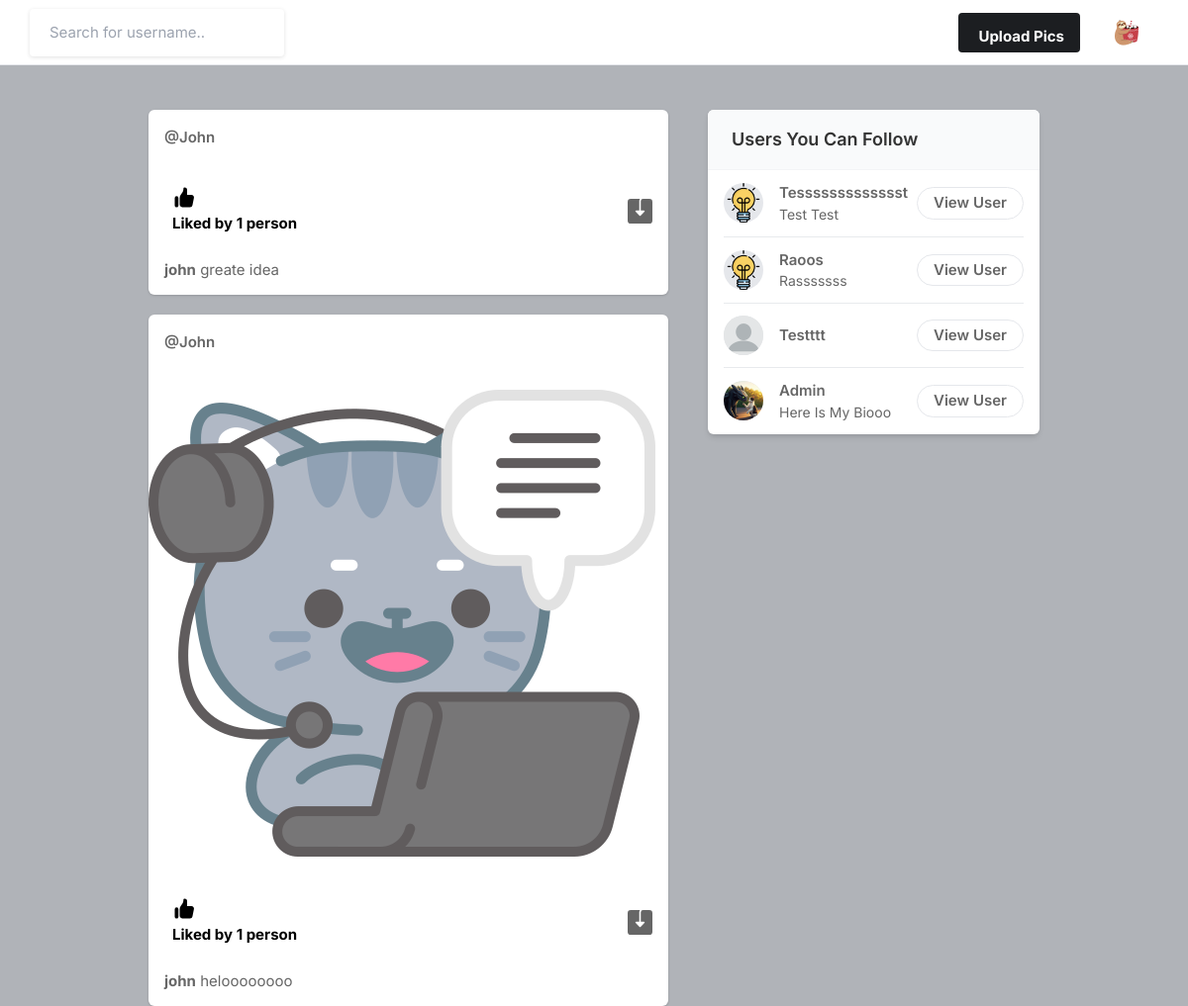
Screenshot of / (signed in) with the database file from the repository.
### core/models.py (models this page shows, shortened)
class Profile(models.Model):
    user = models.ForeignKey(User, on_delete=models.CASCADE)
    id_user = models.IntegerField()
    bio = models.TextField(blank=True)
    profileimg = models.ImageField(upload_to='profile_images', default='blank-profile-picture.png')
    location = models.CharField(max_length=100, blank=True)

class Post(models.Model):
    id = models.UUIDField(primary_key=True, default=uuid.uuid4)
    user = models.CharField(max_length=100)
    image = models.ImageField(upload_to='post_images')
    caption = models.TextField()
    created_at = models.DateTimeField(default=datetime.now)
    no_of_likes = models.IntegerField(default=0)

### core/views.py (the view)
# urls.py: path('', views.index, name='index'),
@login_required(login_url='signin')
def index(request):
    user_object = User.objects.get(username=request.user.username)
    user_profile = Profile.objects.get(user=user_object)
    user_following_list = []
    feed = []
    user_following = FollowersCount.objects.filter(followers=request.user.username)
    for users in user_following:
        user_following_list.append(users.user)
    for usernames in user_following_list:
        feed_lists = Post.objects.filter(user=usernames)
        feed.append(feed_lists)
    feed_list = list(chain(*feed))
    all_users = User.objects.all()
    user_following_all = []
    for users in user_following:
        user_list = User.objects.get(username=users.user)
        user_following_all.append(user_list)
    new_suggestions_list = [x for x in list(all_users) if (x not in list(user_following_all))]
    current_user = User.objects.filter(username=request.user.username)
    final_suggestions_list = [x for x in list(new_suggestions_list) if (x not in list(current_user))]
    random.shuffle(final_suggestions_list)
    username_profile = []
    username_profile_list = []
    for user in final_suggestions_list:
        username_profile.append(user.id)
    for ids in username_profile:
        profile_lists = Profile.objects.filter(id_user=ids)
        username_profile_list.append(profile_lists)
    suggestions_username_profile_list = list(chain(*username_profile_list))
    return render(request, 'index.html', {'user_profile': user_profile, 'posts': feed_list, 'suggestions_username_profile_list': suggestions_username_profile_list[:4]})

### templates/index.html (shortened to what this page needs)
{% load static %}
<!DOCTYPE html>
<html lang="en">
<head>
    <link rel="stylesheet" href="{% static 'assets/css/icons.css' %}">
    <link rel="stylesheet" href="{% static 'assets/css/uikit.css' %}">
    <link rel="stylesheet" href="{% static 'assets/css/style.css' %}">
    <link rel="stylesheet" href="{% static 'assets/css/tailwind.css' %}">
</head>
<body>
            <header>
                <div class="header_inner">
                    <form action="/search" method="POST">
                    <div class="left-side">
                            <input type="text" name="username" placeholder="Search for username..">&nbsp; &nbsp;
                            <button type="submit"> <i class="uil-search"></i> </button>
                    </div>
                    </form>
                    <div class="right-side lg:pr-4">
                        <a href="#"
                            class="bg-pink-500 flex font-bold hidden hover:bg-pink-600 hover:text-white inline-block items-center lg:block max-h-10 mr-4 px-4 py-2 rounded shado text-white">
                              Upload Pics
                        </a>
                        <a href="#">
                            <img src="{{user_profile.profileimg.url}}" class="header-avatar" alt="">
                        </a>
                    </div>
                </div>
            </header>
            <div class="container m-auto">
                <div class="lg:flex justify-center lg:space-x-10 lg:space-y-0 space-y-5">
                    <div class="space-y-5 flex-shrink-0 lg:w-7/12">
                        {% for post in posts reversed %}
                        <div class="bg-white shadow rounded-md  -mx-2 lg:mx-0">
                            <div class="flex justify-between items-center px-4 py-3">
                                <div class="flex flex-1 items-center space-x-4">
                                    <span class="block capitalize font-semibold "><a href="/profile/{{post.user}}">@{{post.user}}</a></span>
                                </div>
                              <div>
                                <a href="#"> <i class="icon-feather-more-horizontal text-2xl hover:bg-gray-200 rounded-full p-2 transition -mr-1 "></i> </a>
                              </div>
                            </div>
                            <div uk-lightbox>
                                <a href="{{post.image.url}}">
                                    <img src="{{post.image.url}}" alt="">
                                </a>
                            </div>
                            <div class="py-3 px-4 space-y-3">
                                <div class="flex space-x-4 lg:font-bold">
                                    <a href="/like_post?post_id={{post.id}}" class="flex items-center space-x-2">
                                        <div class="p-2 rounded-full text-black">
                                            {% if post.no_of_likes == 0 %}
                                            <p>No likes</p>
                                            {% elif post.no_of_likes == 1 %}
                                            <p>Liked by {{post.no_of_likes}} person</p>
                                            {% else %}
                                            <p>Liked by {{post.no_of_likes}} people</p>
                                            {% endif %}
                                        </div>
                                    </a>
                                    <a href="{{ post.image.url }}" class="flex items-center space-x-2 flex-1 justify-end" download>
                                    </a>
                                </div>
                                <p>
                                    <a href="/profile/{{post.user}}"><strong>{{post.user}}</strong></a> {{post.caption}}
                                </p>
                            </div>
                        </div>
                        {% endfor %}
                    </div>
                    <div class="lg:w-5/12">
                        <div class="bg-white  shadow-md rounded-md overflow-hidden">
                            <div class="bg-gray-50  border-b border-gray-100 flex items-baseline justify-between py-4 px-6 ">
                                <h2 class="font-semibold text-lg">Users You Can Follow</h2>
                            </div>
                            <div class="divide-gray-300 divide-gray-50 divide-opacity-50 divide-y px-4 ">
                                {% for suggestion in suggestions_username_profile_list %}
                                <div class="flex items-center justify-between py-3">
                                    <div class="flex flex-1 items-center space-x-4">
                                        <a href="/profile/{{suggestion.user}}">
                                            <img src="{{suggestion.profileimg.url}}" class="bg-gray-200 rounded-full w-10 h-10">
                                        </a>
                                        <div class="flex flex-col">
                                            <span class="block capitalize font-semibold"> {{suggestion.user}} </span>
                                            <span class="block capitalize text-sm"> {{suggestion.bio}} </span>
                                        </div>
                                    </div>
                                    <a href="/profile/{{suggestion.user}}" class="border border-gray-200 font-semibold px-4 py-1 rounded-full hover:bg-pink-600 hover:text-white hover:border-pink-600 "> View User </a>
                                </div>
                                {% endfor %}
                            </div>
                        </div>
                    </div>
                </div>
            </div>
</body>
</html>

### static/assets/css/style.css (style rules this page uses)
body { background-color: #B0B3B8!important; }
button { vertical-align: middle; }
input { height: 48px; line-height: 48px; padding: 0 20px; outline: none; font-size: 15px; color: #808080; max-width: 100%; width: 100%; -webkit-box-sizing: border-box; box-sizing: border-box; display: block; font-weight: 400; opacity: 1; border-radius: 4px; border: none; -webkit-box-shadow: 0 1px 4px 0px rgba(0, 0, 0, 0.12); box-shadow: 0 1px 4px 0px rgba(0, 0, 0, 0.12); }
input[type="text"], input[type="password"], input[type="email"], input[type="number"] { height: 48px; line-height: 48px; padding: 0 20px; outline: none; font-size: 15px; color: #808080; max-width: 100%; width: 100%; -webkit-box-sizing: border-box; box-sizing: border-box; display: block; font-weight: 400; opacity: 1; border-radius: 4px; border: none; -webkit-box-shadow: 0 1px 4px 0px rgba(0, 0, 0, 0.12); box-shadow: 0 1px 4px 0px rgba(0, 0, 0, 0.12); }
input { -webkit-transition: all 0.1s ease-in-out; transition: all 0.1s ease-in-out; }
::placeholder { color: #808080; opacity: 1; }
button { border: none; margin: 0; padding: 0; width: auto; overflow: visible; background: transparent; color: inherit; font: inherit; line-height: normal; cursor: pointer; }
a { color: #be185d; -webkit-transition: 0.3s; transition: 0.3s; outline: none !important; }
button { outline: none !important; }
img { max-width: 100%; }
body { color: #666; font-size: 15px; line-height: 27px; background-color: #f0f2f5; font-family: "Inter", sans-serif; text-transform: none; }
body p { font-size: 15px; line-height: 27px; }
h1, h2, h3, h4, h5, h6 { font-family: "Inter", sans-serif; text-transform: none; }
input[type="text"], input[type="password"], input[type="email"] { font-family: "Inter", sans-serif; text-transform: none; }
button, body .pac-container { font-family: "Inter", sans-serif; text-transform: none; }
h1, h2, h3, h4, h5, h6 { color: #333; font-weight: 500; margin: 0; padding: 0; }
h2 { font-size: 26px; }
b, strong { font-weight: 700 !important; }
@media (min-width: 1024px) { .container { max-width: 900px !important; padding-top: 45px; } }
header { background-color: #fff; left: 0; right: 0; top: 0; z-index: 99; height: 66px; display: -webkit-box; display: -ms-flexbox; display: flex; -webkit-box-align: center; -ms-flex-align: center; align-items: center; border-bottom: 1px solid #e5e7eb; }
header .header_inner { display: -webkit-box; display: -ms-flexbox; display: flex; -webkit-box-align: center; -ms-flex-align: center; align-items: center; max-width: 1090px; margin: auto; width: 100%; max-width: 100% !important; padding: 0 30px; }
header .header_inner .left-side { display: -webkit-box; display: -ms-flexbox; display: flex; -webkit-box-align: center; -ms-flex-align: center; align-items: center; }
header .header_inner .right-side { display: -webkit-box; display: -ms-flexbox; display: flex; -webkit-box-align: center; -ms-flex-align: center; align-items: center; -webkit-box-pack: end; -ms-flex-pack: end; justify-content: flex-end; margin-left: auto; }
header .header_inner .right-side .header-avatar { width: 32px; height: 32px; border-radius: 100%; margin-left: 15px; }

### rows the page displays
Profile: profileimg (picture)
Post: user "John", no_of_likes "1", user "john", caption "greate idea"
Post: user "John", image (picture), no_of_likes "1", user "john", caption "heloooooooo"
Profile: profileimg (picture), user "Tessssssssssssst", bio "Test Test"
Profile: profileimg (picture), user "Raoos", bio "Rasssssss"
Profile: profileimg (placeholder picture), user "Testttt"
Profile: profileimg (picture), user "Admin", bio "Here Is My Biooo"
